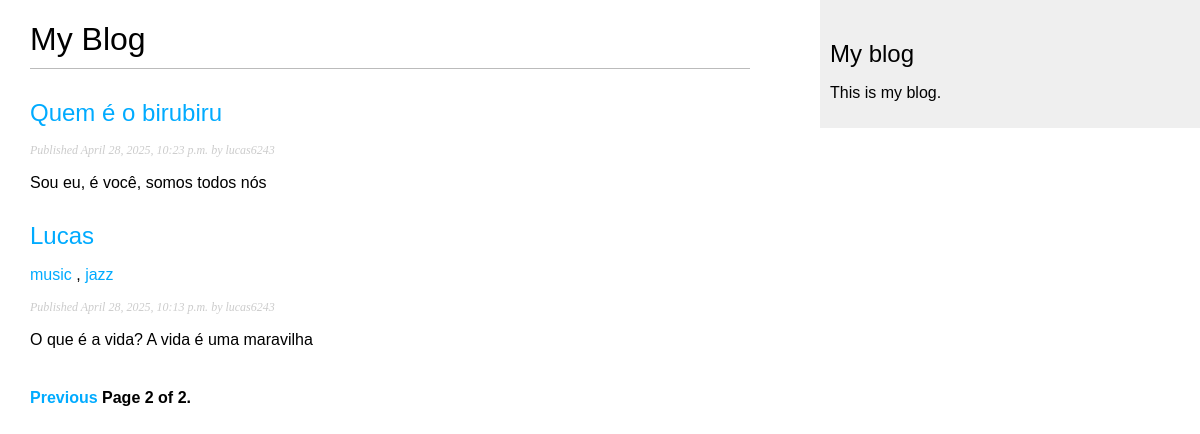
Screenshot of /blog/?page=2 with the database file from the repository.
### blog/models.py (models this page shows, shortened)
class Post(models.Model):
    class Status(models.TextChoices):
        DRAFT = 'DF', 'Draft'
        PUBLISHED = 'PB', 'Published'
    title = models.CharField(max_length=250, unique_for_date='publish')
    slug = models.SlugField(max_length=250)
    author = models.ForeignKey(
        settings.AUTH_USER_MODEL,
        on_delete=models.CASCADE,
        related_name='blog_posts'
    )
    body = models.TextField()
    publish = models.DateTimeField(default=timezone.now)
    created = models.DateTimeField(auto_now_add=True)
    updated = models.DateTimeField(auto_now=True)
    status = models.CharField(
        max_length=2,
        choices=Status,
        default=Status.DRAFT
    )
    objects = models.Manager() # The default manager.
    published = PublishedManager() # Our custom manager.
    class Meta:
            ordering = ['-publish']
            indexes = [
            models.Index(fields=['-publish']),
        ]
    def get_absolute_url(self):
        return reverse(
            'blog:post_detail',
            args=[self.publish.year,
                self.publish.month,
                self.publish.day,
                self.slug]
        )
    tags = TaggableManager()

### blog/views.py (the view)
# urls.py: path('', views.post_list, name='post_list'),
def post_list(request,tag_slug=None):
    post_list = Post.published.all()
    tag = None
    if tag_slug:
        tag = get_object_or_404(Tag, slug=tag_slug)
        post_list = post_list.filter(tags__in=[tag])
    paginator = Paginator(post_list, 3)
    page_number = request.GET.get('page', 1)
    try:
        posts = paginator.page(page_number)
    except EmptyPage:
        posts = []
    except PageNotAnInteger:
        posts = paginator.page(1)
    return render(request,'blog/post/list.html',{'posts': posts, 'tag': tag})

### blog/models.py (called while the page is built)
    def get_queryset(self):
        return super().get_queryset().filter(status=Post.Status.PUBLISHED)

### blog/templates/blog/post/list.html (shortened to what this page needs)
{% extends "blog/base.html" %}
{% block content %}
  <h1>My Blog</h1>
  {% for post in posts %}
    <h2>
      <a href="{{ post.get_absolute_url }}">
        {{ post.title }}
      </a>
    </h2>
    <p class="tags">
      {% for tag in post.tags.all %}
 <a href="{% url "blog:post_list_by_tag" tag.slug %}">
          {{ tag.name }}
 </a>{% if not forloop.last %}, {% endif %}
      {% endfor %}
    <p class="date">
          Published {{ post.publish }} by {{ post.author }}
        </p>
        {{ post.body|truncatewords:30|linebreaks }}
      {% endfor %}
      {% include "pagination.html" with page=posts %}
    {% endblock %}

### blog/static/blog/style.css (style rules this page uses)
body { margin:0; padding:0; font-family:helvetica, sans-serif; }
a { color:#00abff; text-decoration:none; }
h1 { font-weight:normal; border-bottom:1px solid #bbb; padding:0 0 10px 0; }
h2 { font-weight:normal; margin:30px 0 0; }
p.date { color:#ccc; font-family: georgia, serif; font-size: 12px; font-style: italic; }

### rows the page displays
Post: title "Quem é o birubiru", publish "April 28, 2025, 10:23 p.m.", author "lucas6243", body "Sou eu, é você, somos todos nós"
Post: title "Lucas", publish "April 28, 2025, 10:13 p.m.", author "lucas6243", body "O que é a vida? A vida é uma maravilha"
Tag: name "music"
Tag: name "jazz"

### other values shown
{{ page.number }} "2"
{{ page.paginator.num_pages }} "2"
